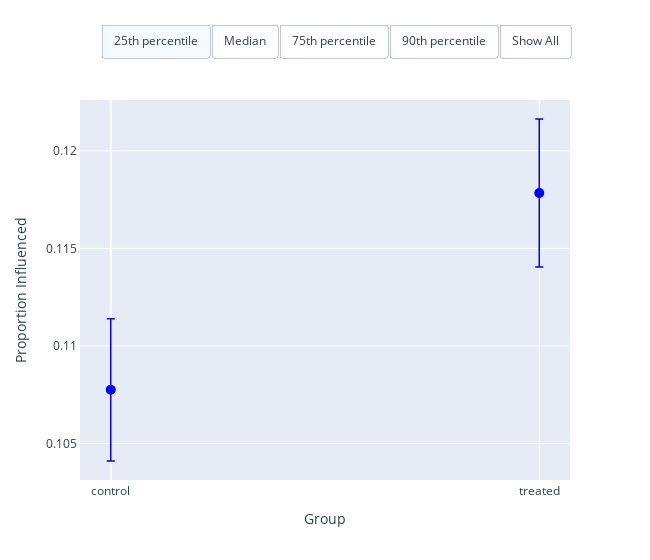

Notebook code cell kept with this figure:
### Code cell
import pandas as pd
import plotly.graph_objects as go
from IPython.display import display

# Sample data
data = pd.read_csv('data/web_data/matching_result_prop_significatif.csv')

# Create DataFrame
df = pd.DataFrame(data)
df['group'] = ['control' if i % 2 == 0 else 'treated' for i in range(len(df))]
display(df)

control_df = df[df['group']=='control'].reset_index(drop=True)
treated_df = df[df['group']=='treated'].reset_index(drop=True)

display(control_df)
display(treated_df)

percentile25 = pd.DataFrame((control_df.loc[0], treated_df.loc[0])).reset_index(drop=True)
median= pd.DataFrame((control_df.loc[1], treated_df.loc[1])).reset_index(drop=True)
percentile75 = pd.DataFrame((control_df.loc[2], treated_df.loc[2])).reset_index(drop=True)
percentile90= pd.DataFrame((control_df.loc[3], treated_df.loc[3])).reset_index(drop=True)

# Adjusting traces for vertical orientation
trace_pair_1 = go.Scatter(
    x=percentile25.index,
    y=percentile25['proportion_influenced'],
    mode='markers',
    name='25th percentile',
    marker=dict(color='blue', size=10),
    text=percentile25.index,
    legendgroup='25th percentile',  # Separate legend group
    error_y=dict(type='data', array=percentile25['ci_upper'] - percentile25['proportion_influenced'], color='blue', thickness=1.5)
)

trace_pair_2 = go.Scatter(
    x=median.index,
    y=median['proportion_influenced'],
    mode='markers',
    name='Median',
    marker=dict(color='orange', size=10),
    text=median.index,
    legendgroup='Median',  # Separate legend group
    error_y=dict(type='data', array=median['ci_upper'] - median['proportion_influenced'], color='orange', thickness=1.5)
)

trace_pair_3 = go.Scatter(
    x=percentile75.index,
    y=percentile75['proportion_influenced'],
    mode='markers',
    name='75th percentile',
    marker=dict(color='green', size=10),
    text=percentile75.index,
    legendgroup='75th percentile',  # Separate legend group
    error_y=dict(type='data', array=percentile75['ci_upper'] - percentile75['proportion_influenced'], color='green', thickness=1.5)
)

trace_pair_4 = go.Scatter(
    x=percentile90.index,
    y=percentile90['proportion_influenced'],
    mode='markers',
    name='90th percentile',
    marker=dict(color='red', size=10),
    text=percentile90.index,
    legendgroup='90th percentile',  # Separate legend group
    error_y=dict(type='data', array=percentile90['ci_upper'] - percentile90['proportion_influenced'], color='red', thickness=1.5)
)

# Creating the figure with all traces
fig = go.Figure(data=[trace_pair_1, trace_pair_2, trace_pair_3, trace_pair_4])

# Set the initial visibility to show control data only
fig.data[0].visible = True
fig.data[1].visible = False
fig.data[2].visible = False
fig.data[3].visible = False

# Updating layout with interactive buttons
fig.update_layout(
    updatemenus=[
        dict(
            type="buttons",
            direction="right",
            active=0,  # '25th percentile' is active initially
            x=1,
            y=1.2,
            buttons=list([
                dict(label="25th percentile",
                     method="update",
                     args=[{"visible": [True, False, False, False]},
                           {"yaxis.range":  [0.1, 0.15],
                            "xaxis.title.text": 'Group'}]),
                dict(label="Median",
                     method="update",
                     args=[{"visible": [False, True, False, False]},
                           {"yaxis.range":  [0.1, 0.15],
                            "xaxis.title.text": 'Group'}]),
                dict(label="75th percentile",
                     method="update",
                     args=[{"visible": [False, False, True, False]},
                           {"yaxis.range":  [0.1, 0.15],
                            "xaxis.title.text": 'Group'}]),
                dict(label="90th percentile",
                     method="update",
                     args=[{"visible": [False, False, False, True]},
                           {"yaxis.range": [0.1, 0.15],
                            "xaxis.title.text": 'Group'}]),
                dict(label="Show All",
                     method="update",
                     args=[{"visible": [True, True, True, True]},
                           {"yaxis.range": [0.1, 0.15],
                            "xaxis.title.text": 'Group'}]),
            ]),
        )
    ],
    xaxis=dict(
        title='Group',
        showgrid=True,
        showline=True,
        linewidth=1,
        linecolor='white',
        tickvals=[0, 1],  # Set tick positions
        ticktext=['control', 'treated']  # Set tick labels
    ),
    yaxis=dict(
        title='Proportion Influenced',
        showgrid=True,
        showline=True,
        linewidth=1,
        linecolor='white',
        dtick=0.005  # Set dtick for finer graduation
    ),
    width=650,  # Set the width of the figure
    legend=dict(x=1.1, y=1.05)  # Set legend position
)

# Show the figure
fig.show(config={'displayModeBar': False})

### Figure 1 — Plotly figure (JSON) as saved in the notebook; plotly's stock layout.template omitted (floating-point values rounded to 4 significant figures)
{"data": [{"error_y": {"array": [0.003647, 0.003792], "color": "blue", "thickness": 1.5, "type": "data"}, "legendgroup": "25th percentile", "marker": {"color": "blue", "size": 10}, "mode": "markers", "name": "25th percentile", "text": [0, 1], "type": "scatter", "visible": true, "x": [0, 1], "y": [0.1078, 0.1178]}, {"error_y": {"array": [0.00334, 0.003491], "color": "orange", "thickness": 1.5, "type": "data"}, "legendgroup": "Median", "marker": {"color": "orange", "size": 10}, "mode": "markers", "name": "Median", "text": [0, 1], "type": "scatter", "visible": false, "x": [0, 1], "y": [0.1121, 0.1242]}, {"error_y": {"array": [0.003599, 0.003723], "color": "green", "thickness": 1.5, "type": "data"}, "legendgroup": "75th percentile", "marker": {"color": "green", "size": 10}, "mode": "markers", "name": "75th percentile", "text": [0, 1], "type": "scatter", "visible": false, "x": [0, 1], "y": [0.1123, 0.1215]}, {"error_y": {"array": [0.004241, 0.00457], "color": "red", "thickness": 1.5, "type": "data"}, "legendgroup": "90th percentile", "marker": {"color": "red", "size": 10}, "mode": "markers", "name": "90th percentile", "text": [0, 1], "type": "scatter", "visible": false, "x": [0, 1], "y": [0.1101, 0.1308]}], "layout": {"legend": {"x": 1.1, "y": 1.05}, "updatemenus": [{"active": 0, "buttons": [{"args": [{"visible": [true, false, false, false]}, {"xaxis.title.text": "Group", "yaxis.range": [0.1, 0.15]}], "label": "25th percentile", "method": "update"}, {"args": [{"visible": [false, true, false, false]}, {"xaxis.title.text": "Group", "yaxis.range": [0.1, 0.15]}], "label": "Median", "method": "update"}, {"args": [{"visible": [false, false, true, false]}, {"xaxis.title.text": "Group", "yaxis.range": [0.1, 0.15]}], "label": "75th percentile", "method": "update"}, {"args": [{"visible": [false, false, false, true]}, {"xaxis.title.text": "Group", "yaxis.range": [0.1, 0.15]}], "label": "90th percentile", "method": "update"}, {"args": [{"visible": [true, true, true, true]}, {"xaxis.title.text": "Group", "yaxis.range": [0.1, 0.15]}], "label": "Show All", "method": "update"}], "direction": "right", "type": "buttons", "x": 1, "y": 1.2}], "width": 650, "xaxis": {"linecolor": "white", "linewidth": 1, "showgrid": true, "showline": true, "ticktext": ["control", "treated"], "tickvals": [0, 1], "title": {"text": "Group"}}, "yaxis": {"dtick": 0.005, "linecolor": "white", "linewidth": 1, "showgrid": true, "showline": true, "title": {"text": "Proportion Influenced"}}}}
